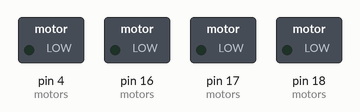
This sketch was run on a simulated Arduino Uno, built with avr-gcc and run on an emulated ATmega328P. Parts: switched loads named in the sketch (green lamp = pin HIGH).

Above: at 0.5 s.
At 1.5 s:
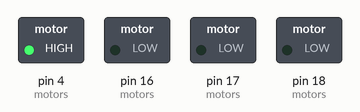
At 2.5 s:
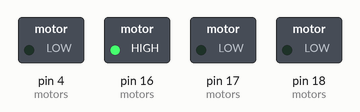
At 4.5 s:
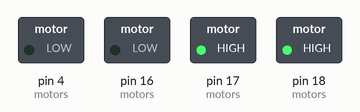
At 6.5 s:
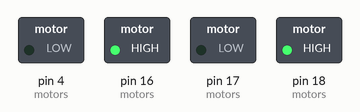
At 9.5 s:
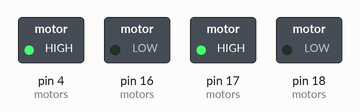
Timing chart, 0 to 10.4 s (numbered marks = the images above):
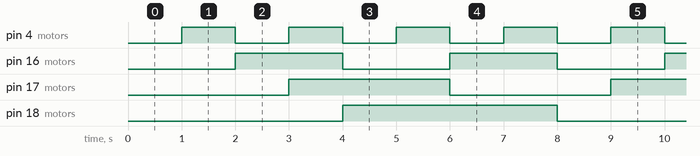

Measured:
- by itself, pin 4 (motors): alternates HIGH for 1.0 s and LOW for 1.0 s
- by itself, pin 16 (motors): alternates HIGH for 2.0 s and LOW for 2.0 s
- by itself, pin 17 (motors): alternates HIGH for 3.0 s and LOW for 3.0 s
- by itself, pin 18 (motors): alternates HIGH for 4.0 s and LOW for 4.0 s

The sketch:

simple_motor_driver.ino
```cpp
#include <Arduino.h>

struct Motor {
    uint8_t pin;
    unsigned long interval;     // Toggle period in milliseconds
    unsigned long previousMillis; // Last state change timestamp
    bool state;                 // Current state (HIGH / LOW)
};

// Define pins and unique timing intervals for each motor
Motor motors[] = {
    {4,  1000, 0, false}, // Motor 1: Toggles every 1.0 second
    {16, 2000, 0, false}, // Motor 2: Toggles every 2.0 seconds
    {17, 3000, 0, false}, // Motor 3: Toggles every 3.0 seconds
    {18, 4000, 0, false}  // Motor 4: Toggles every 4.0 seconds
};

const uint8_t NUM_MOTORS = sizeof(motors) / sizeof(motors[0]);

void setup() {
    for (uint8_t i = 0; i < NUM_MOTORS; i++) {
        pinMode(motors[i].pin, OUTPUT);
        digitalWrite(motors[i].pin, LOW);
    }
}

void loop() {
    unsigned long currentMillis = millis();

    for (uint8_t i = 0; i < NUM_MOTORS; i++) {
        // Check if individual interval has elapsed
        if (currentMillis - motors[i].previousMillis >= motors[i].interval) {
            motors[i].previousMillis = currentMillis;  // Reset timer
            motors[i].state = !motors[i].state;        // Toggle state

            digitalWrite(motors[i].pin, motors[i].state ? HIGH : LOW);
        }
    }
}
```
